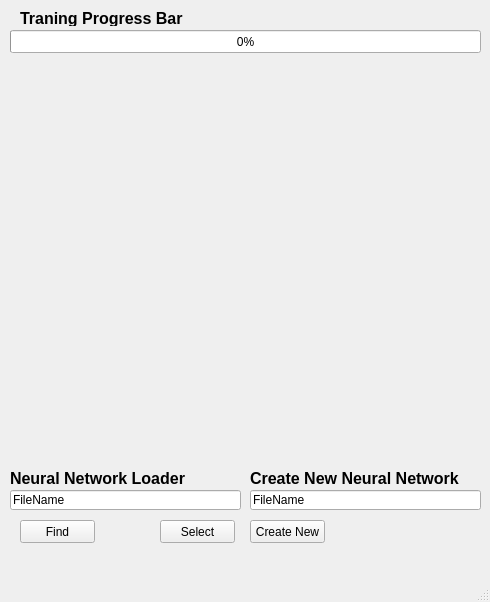
<?xml version="1.0" encoding="UTF-8"?>
<ui version="4.0">
 <class>MainWindow</class>
 <widget class="QMainWindow" name="MainWindow">
  <property name="geometry">
   <rect>
    <x>0</x>
    <y>0</y>
    <width>490</width>
    <height>602</height>
   </rect>
  </property>
  <property name="windowTitle">
   <string>MainWindow</string>
  </property>
  <widget class="QWidget" name="centralwidget">
   <widget class="QLineEdit" name="lineEdit">
    <property name="geometry">
     <rect>
      <x>10</x>
      <y>490</y>
      <width>231</width>
      <height>20</height>
     </rect>
    </property>
    <property name="text">
     <string>FileName</string>
    </property>
   </widget>
   <widget class="QPushButton" name="pushButton">
    <property name="geometry">
     <rect>
      <x>20</x>
      <y>520</y>
      <width>75</width>
      <height>23</height>
     </rect>
    </property>
    <property name="text">
     <string>Find</string>
    </property>
   </widget>
   <widget class="QPushButton" name="pushButton_2">
    <property name="geometry">
     <rect>
      <x>160</x>
      <y>520</y>
      <width>75</width>
      <height>23</height>
     </rect>
    </property>
    <property name="text">
     <string>Select</string>
    </property>
   </widget>
   <widget class="QProgressBar" name="progressBar">
    <property name="geometry">
     <rect>
      <x>10</x>
      <y>30</y>
      <width>471</width>
      <height>23</height>
     </rect>
    </property>
    <property name="value">
     <number>0</number>
    </property>
   </widget>
   <widget class="QLabel" name="label">
    <property name="geometry">
     <rect>
      <x>20</x>
      <y>10</y>
      <width>181</width>
      <height>16</height>
     </rect>
    </property>
    <property name="font">
     <font>
      <pointsize>12</pointsize>
      <weight>75</weight>
      <bold>true</bold>
     </font>
    </property>
    <property name="text">
     <string>Traning Progress Bar</string>
    </property>
   </widget>
   <widget class="QLabel" name="label_2">
    <property name="geometry">
     <rect>
      <x>10</x>
      <y>470</y>
      <width>201</width>
      <height>16</height>
     </rect>
    </property>
    <property name="font">
     <font>
      <pointsize>12</pointsize>
      <weight>75</weight>
      <bold>true</bold>
     </font>
    </property>
    <property name="text">
     <string>Neural Network Loader</string>
    </property>
   </widget>
   <widget class="QPushButton" name="pushButton_3">
    <property name="geometry">
     <rect>
      <x>250</x>
      <y>520</y>
      <width>75</width>
      <height>23</height>
     </rect>
    </property>
    <property name="text">
     <string>Create New</string>
    </property>
   </widget>
   <widget class="QLabel" name="label_3">
    <property name="geometry">
     <rect>
      <x>250</x>
      <y>470</y>
      <width>251</width>
      <height>16</height>
     </rect>
    </property>
    <property name="font">
     <font>
      <pointsize>12</pointsize>
      <weight>75</weight>
      <bold>true</bold>
     </font>
    </property>
    <property name="text">
     <string>Create New Neural Network</string>
    </property>
   </widget>
   <widget class="QLineEdit" name="lineEdit_2">
    <property name="geometry">
     <rect>
      <x>250</x>
      <y>490</y>
      <width>231</width>
      <height>20</height>
     </rect>
    </property>
    <property name="text">
     <string>FileName</string>
    </property>
   </widget>
  </widget>
  <widget class="QMenuBar" name="menubar">
   <property name="geometry">
    <rect>
     <x>0</x>
     <y>0</y>
     <width>490</width>
     <height>21</height>
    </rect>
   </property>
  </widget>
  <widget class="QStatusBar" name="statusbar"/>
 </widget>
 <resources/>
 <connections/>
</ui>
